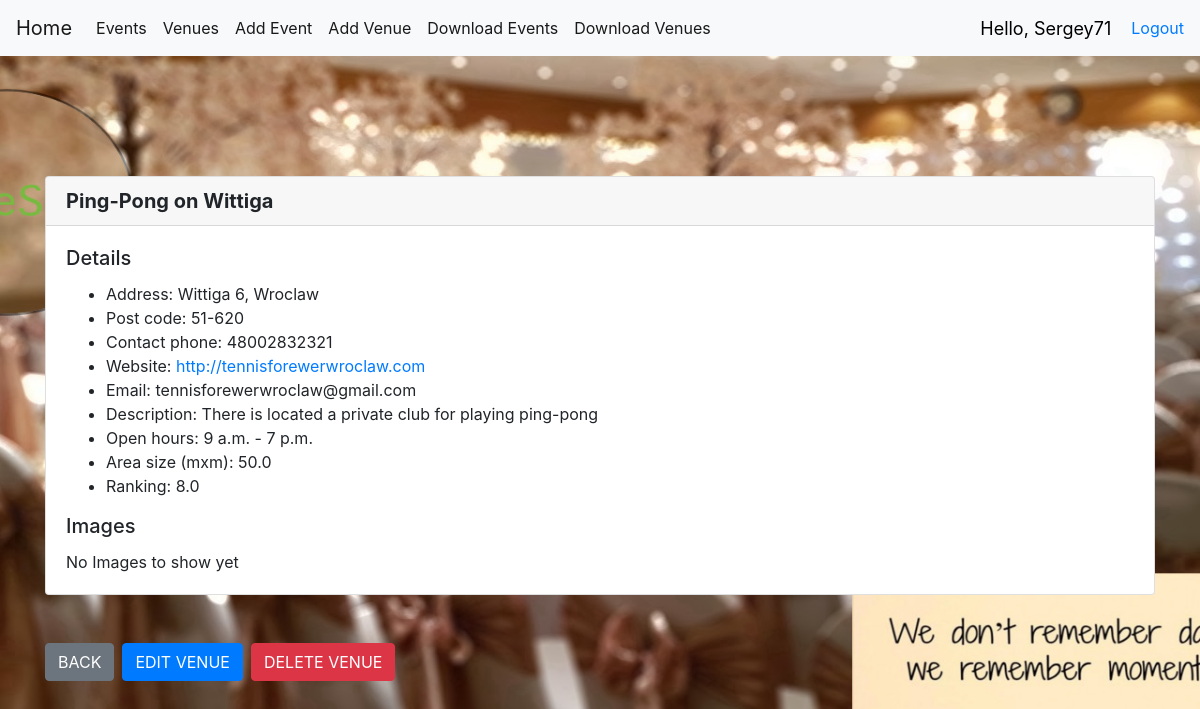
The page /show_venue/3 (signed in) on the database its author committed.
### events/models.py (models this page shows)
class Venue(models.Model):
    name = models.CharField('Venue Name', max_length=255)
    address = models.CharField('Address', max_length=255)
    post_code = models.CharField('Post Code', max_length=10)
    phone = models.CharField('Contact Phone', max_length=15, blank=True)
    web = models.URLField('Website Address', blank=True)
    email = models.EmailField('Email', blank=True)
    ven_description = models.TextField(blank=True)
    booking_rates = models.FloatField(verbose_name='Ranking (up to 9.0)', default=1.0, blank=True)
    from_hour = models.TimeField(blank=True)
    to_hour = models.TimeField(blank=True)
    flour_size = models.FloatField(verbose_name='Square (mxm)', default=1.0, blank=True)
    def __str__(self):
        return self.name

### events/views.py (the view)
# urls.py: path('show_venue/<venue_id>', views.show_venue, name='show-venue'),
@login_required(login_url='login')
def show_venue(request, venue_id):
    venue = Venue.objects.get(pk=venue_id)
    return render(request, 'events/venue_show.html', {
                      "venue": venue,
                  })

### templates/events/venue_show.html
{% extends 'events/base.html' %}
{% block content %}
        <br/>    <br/>    <br/>    <br/>
     <div class="card">
          <h5 class="card-header"> <strong>{{venue}}</strong></h5>
          <div class="card-body">
            <h5 class="card-title">Details</h5>
            <div>
                <ul>
                    <li>Address: {{ venue.address}}</li>
                    <li>Post code: {{ venue.post_code}}</li>
                    <li>Contact phone: {{ venue.phone}}</li>
                    <li>Website: <a href="{{ venue.web }}"> {{ venue.web}}</a></li>
                    <li>Email: {{ venue.email}}</li>
                    <li>Description: {{ venue.ven_description}}</li>
                    <li>Open hours: {{ venue.from_hour}} - {{ venue.to_hour }}</li>
                    <li>Area size (mxm): {{ venue.flour_size}}</li>
                    <li>Ranking: {{ venue.booking_rates}}</li>
                 </ul>
          </div>
              <h5 class="card-title">Images</h5>
            <div>
                No Images to show yet
          </div>
        </div>
     </div>
    <br/>    <br/>
    <div class="btn-toolbar" role="toolbar" aria-label="Toolbar with button groups">
      <div class="btn-group mr-2" role="group" aria-label="First group">
         <a href="{%  url 'list-venues' %}" class="btn btn-secondary" >BACK</a>
      </div>
      <div class="btn-group mr-2" role="group" aria-label="Second group">
        <a href="{%  url 'edit-venue' venue.id %}" class="btn btn-primary">EDIT VENUE</a>
      </div>
      <div class="btn-group mr-2" role="group" aria-label="Second group">
        <a href="{%  url 'del-venue' venue.id %}" class="btn btn-danger">DELETE VENUE</a>
      </div>
    </div>
{% endblock %}

### templates/events/navbar.html (shortened to what this page needs)
<nav class="navbar navbar-expand-lg navbar-light bg-light">
  <a class="navbar-brand" href="{% url 'home' %}">Home</a>
  <div class="collapse navbar-collapse" id="navbarSupportedContent">
    <ul class="navbar-nav mr-auto">
        <li class="nav-item active">
        <a class="nav-link" href="{% url 'list-events' %}">Events</a>
        </li>
        <li class="nav-item active">
        <a class="nav-link" href="{% url 'list-venues' %}">Venues</a>
        </li>
        <li class="nav-item active">
        <a class="nav-link" href="{% url 'add-event' %}">Add Event</a>
        </li>
        <li class="nav-item active">
        <a class="nav-link" href="{% url 'add-venue' %}">Add Venue</a>
        </li>
        <li class="nav-item active">
        <a class="nav-link" href="{% url 'text-events' %}">Download Events</a>
        </li>
        <li class="nav-item active">
        <a class="nav-link" href="{% url 'text-venue' %}">Download Venues</a>
        </li>
    </ul>
  </div>
    <span id="hello-msg">Hello, {{ request.user }}</span>
    <span><a href="{% url 'logout' %}">Logout</a></span>
</nav>

### static/css/VenueShine.css (style rules this page uses)
#bg { background-repeat: no-repeat; background-size: 1800px 900px; background-position: top; background-attachment: fixed; }

### templates/events/navbar.html (style rules this page uses)
#hello-msg { font-size:18px; color:black; margin-right: 20px; }

### rows shown on the page
Venue: name "Ping-Pong on Wittiga", address "Wittiga 6, Wroclaw", post_code "51-620", phone "48002832321", web "http://tennisforewerwroclaw.com", email "tennisforewerwroclaw@gmail.com", ven_description "There is located a private club for playing ping-pong", from_hour "9 a.m.", to_hour "7 p.m.", flour_size "50.0", booking_rates "8.0"

### other values the page prints
{{ request.user }} "Sergey71"
